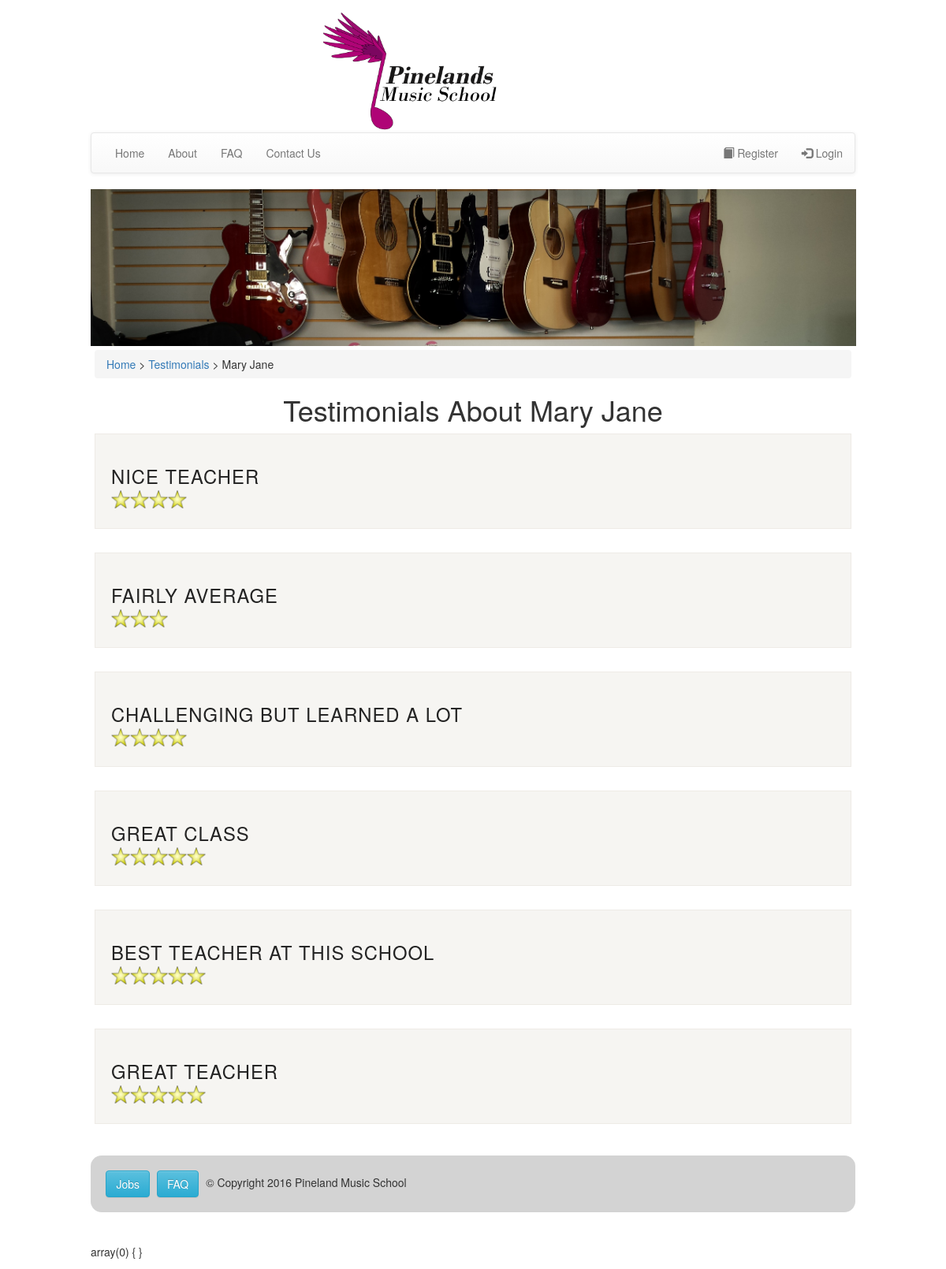
Screenshot of /pages/testimonials/eachTeacherReview.php?userID=6 with the database file from the repository.
### tables this page shows
CREATE TABLE `users` (
  `UserID` int(11) NOT NULL,
  `firstName` varchar(40) NOT NULL,
  `lastName` varchar(40) NOT NULL,
  `DOB` date NOT NULL,
  `gender` enum('Male','Female') NOT NULL,
  `facebookId` varchar(80) DEFAULT NULL,
  `email` varchar(80) NOT NULL,
  `password` varchar(64) NOT NULL,
  `salt` varchar(32) NOT NULL,
  `accountType` enum('Guest','Student','Teacher','StudentAndTeacher','Admin','Owner') NOT NULL DEFAULT 'Guest',
  `comCode` varchar(64) DEFAULT NULL,
  `parentName` varchar(100) DEFAULT NULL,
  `parentEmail` varchar(100) DEFAULT NULL
);

CREATE TABLE `teacherreviews` (
  `reviewID` int(11) NOT NULL,
  `teacherID` int(11) NOT NULL,
  `studentID` int(11) NOT NULL,
  `contractID` int(11) NOT NULL,
  `reviewComment` varchar(300) NOT NULL,
  `reviewRating` int(1) NOT NULL,
  `reviewDate` date NOT NULL,
  `reviewStatus` enum('Public','Private','Pending','Invalid') NOT NULL
);

### pages/testimonials/eachTeacherReview.php (the view, shortened to what this page needs)
<?php
$teacherID = $_GET['userID'];
    include "../../inc/connect.php";
    include "../../inc/header.php";
    include "../../inc/nav.php";
      $sql2 = "SELECT users.firstName, users.lastName FROM users WHERE users.userID = $teacherID";
      $result2 = mysqli_query($con, $sql2);
      while ($row2 = mysqli_fetch_array($result2)) {
        $teacherName = $row2["firstName"];
        $teacherName .= " " . $row2["lastName"];
      }
?>
 <div class="content ">
     <div class="breadcrumb">
            <span><a href="../home/index.php">Home</a> > <a href="../testimonials/testimonials.php">Testimonials</a> >  <?php echo $teacherName?></span>
        </div>
    <h1 class="centered">Testimonials About <?php echo $teacherName?></h1>
<?php
$sql = "SELECT teacherreviews.*,users.firstName, users.lastName FROM users INNER JOIN teacherreviews ON users.userID = teacherreviews.teacherID WHERE teacherreviews.teacherID = $teacherID";
$result = mysqli_query($con, $sql);
while ($row = mysqli_fetch_array($result)) {
  if ($row["reviewStatus"] == 'Public') {
    echo '<div class="faq_post">
					<div class="faq_copy">
						<div class="padding">
						<h2 class="faq_title">';
            echo $row["reviewComment"];
            echo "<br>";
            echo '<div id="rating">
               <div id="star_rating" class="starRatingOverflow">
                   <img src="../../images/about/five_stars.png" class="starImage"/>
               </div>
           </div>';
            echo '</h2>
						</div>
					</div>
				</div>';
        }
      }
 ?>
</div>
<?php
    include "../../inc/footer.php";
?>

### css/main.css (style rules this page uses)
* { box-sizing: border-box; }
body { font-size: 62.5%; margin: 0; padding: 0; }
.content { display: inline-block; vertical-align: top; padding: 5px; width: 100%; }
.centered { text-align: center; }
.breadcrumb { text-align: left; }
.starRatingOverflow { overflow:hidden; width:120px; }
.starImage { width:120px; height:auto; }

### css/faq.css (style rules this page uses)
.faq_post { background: #F6F5F2; border: 1px solid #eeebe6; margin: 0 0 30px 0; }
.faq_post h2 { letter-spacing: 1px; margin-bottom: 5px; }
.faq_copy .padding { padding: 20px 20px 20px 20px; }
.faq_title { color: #232323; text-transform: uppercase; font-size: 1.7em; }

### rows the page displays
users: teacherName "Mary Jane"
teacherreviews: reviewComment "NICE TEACHER"
teacherreviews: reviewComment "FAIRLY AVERAGE"
teacherreviews: reviewComment "CHALLENGING BUT LEARNED A LOT"
teacherreviews: reviewComment "GREAT CLASS"
teacherreviews: reviewComment "BEST TEACHER AT THIS SCHOOL"
teacherreviews: reviewComment "GREAT TEACHER"
